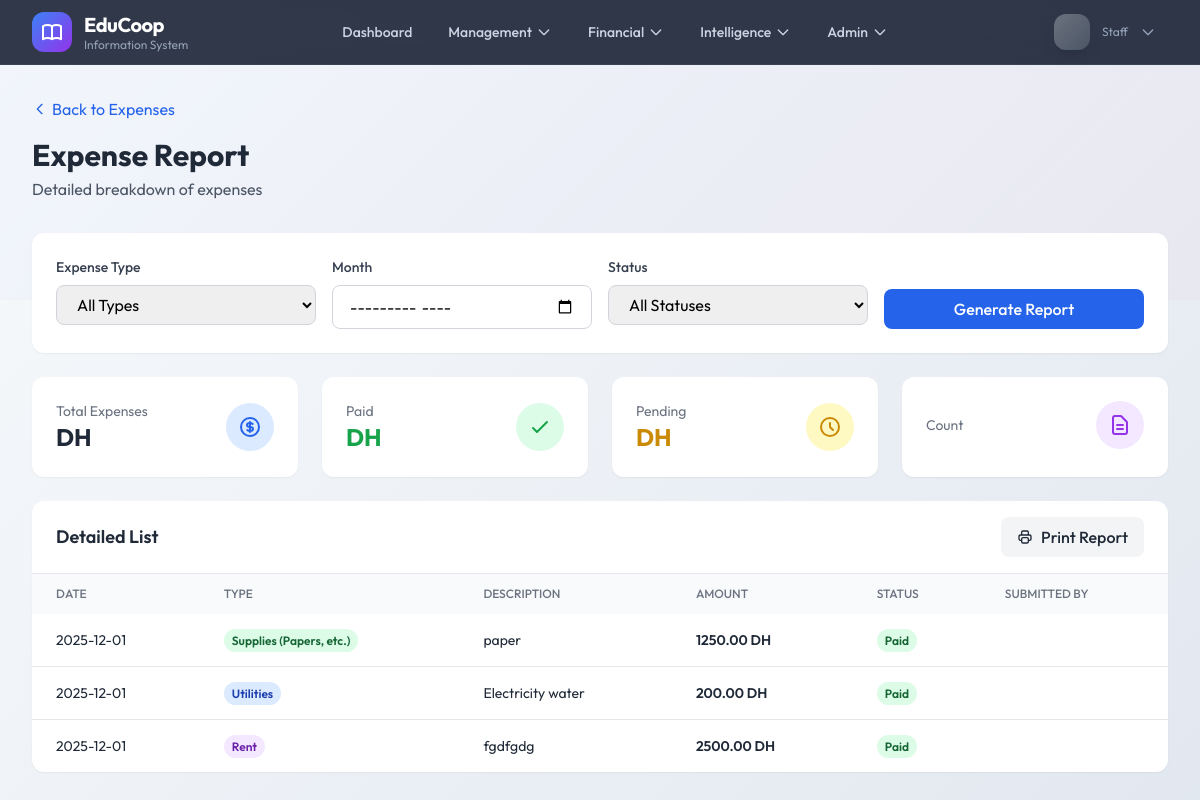
Before: /expenses/report/ (signed in) with the older database file.
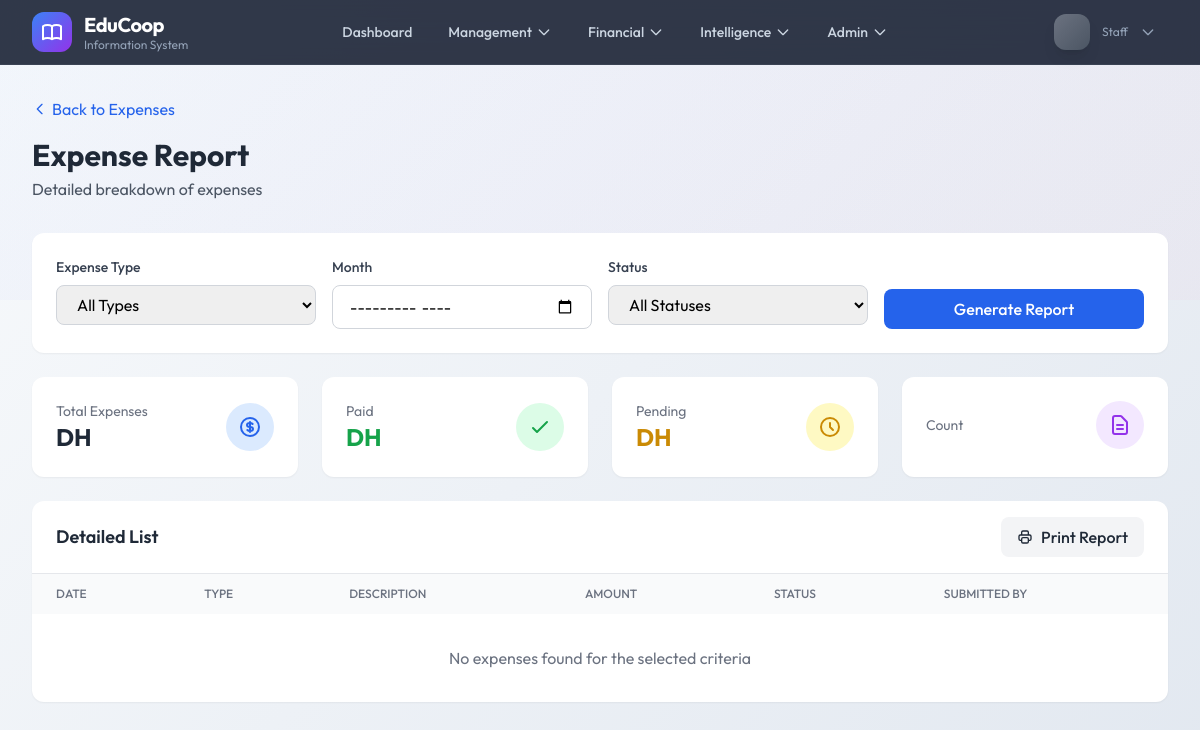
After: the same page with the newer database file.
### core/models.py (models this page shows, shortened)
class Expense(models.Model):
    EXPENSE_TYPE_CHOICES = [
        ('rent', 'Rent'),
        ('utilities', 'Utilities'),
        ('supplies', 'Supplies (Papers, etc.)'),
        ('maintenance', 'Maintenance'),
        ('marketing', 'Marketing'),
        ('insurance', 'Insurance'),
        ('salaries', 'Administrative Salaries'),
        ('technology', 'Technology/Software'),
        ('other', 'Other'),
    ]
    STATUS_CHOICES = [
        ('pending', 'Pending'),
        ('approved', 'Approved'),
        ('paid', 'Paid'),
        ('rejected', 'Rejected'),
    ]
    expense_type = models.CharField(max_length=20, choices=EXPENSE_TYPE_CHOICES)
    category = models.ForeignKey(
        ExpenseCategory,
        on_delete=models.SET_NULL,
        null=True,
        blank=True,
        related_name='expenses'
    )
    description = models.TextField()
    amount = models.DecimalField(
        max_digits=10,
        decimal_places=2,
        validators=[MinValueValidator(Decimal('0.01'))]
    )
    expense_date = models.DateField(default=date.today)
    month = models.DateField(help_text="First day of the billing month")
    status = models.CharField(max_length=20, choices=STATUS_CHOICES, default='pending')
    submitted_by = models.ForeignKey(
        User,
        on_delete=models.SET_NULL,
        null=True,
        related_name='submitted_expenses'
    )
    approved_by = models.ForeignKey(
        User,
        on_delete=models.SET_NULL,
        null=True,
        blank=True,
        related_name='approved_expenses'
    )
    approval_date = models.DateField(null=True, blank=True)
    paid_date = models.DateField(null=True, blank=True)
    payment_method = models.CharField(max_length=50, blank=True)
    receipt_number = models.CharField(max_length=100, blank=True)
    receipt_file = models.FileField(upload_to='expenses/receipts/', null=True, blank=True)
    notes = models.TextField(blank=True)
    created_at = models.DateTimeField(auto_now_add=True)
    updated_at = models.DateTimeField(auto_now=True)
    class Meta:
        ordering = ['-expense_date', '-created_at']

### core/views.py (the view)
@login_required
@accountant_required
def expense_report(request):
    start_date = request.GET.get('start_date')
    end_date = request.GET.get('end_date')
    expenses = Expense.objects.filter(status='paid')
    if start_date:
        expenses = expenses.filter(expense_date__gte=start_date)
    if end_date:
        expenses = expenses.filter(expense_date__lte=end_date)
    by_type = expenses.values('expense_type').annotate(
        total=Sum('amount'),
        count=Count('id')
    ).order_by('-total')
    by_month = expenses.values('month').annotate(
        total=Sum('amount'),
        count=Count('id')
    ).order_by('-month')[:12]
    total = expenses.aggregate(total=Sum('amount'))['total'] or Decimal('0')
    context = {
        'expenses': expenses[:100],
        'by_type': by_type,
        'by_month': by_month,
        'total': total,
        'start_date': start_date,
        'end_date': end_date,
    }
    return render(request, 'core/expense_report.html', context)

### core/context_processors.py (called while the page is built)
def user_permissions(request):
    if request.user.is_authenticated:
        return {
            'user_is_admin': request.user.is_admin,
            'user_is_manager': request.user.is_manager,
            'user_is_accountant': request.user.can_view_financials,
            'user_is_instructor': request.user.role == 'instructor',
            'user_is_staff': request.user.role == 'staff',
            'user_can_manage_students': request.user.role in ['staff', 'manager', 'admin'],
            'user_can_manage_courses': request.user.is_manager,
            'user_can_view_payments': request.user.role != 'instructor',
            'user_can_manage_payments': request.user.can_view_financials,
        }
    return {}

### core/models.py (called while the page is built)
    @property
    def is_admin(self):
        return self.role == 'admin' or self.is_superuser

    @property
    def is_manager(self):
        return self.role in ['admin', 'manager'] or self.is_superuser

    @property
    def can_view_financials(self):
        return self.role in ['admin', 'manager', 'accountant'] or self.is_superuser

### templates/core/expense_report.html (shortened to what the changed rows need)
{% extends 'base.html' %}
{% block content %}
<div class="mb-8">
    <h1 class="text-3xl font-bold text-gray-800">Expense Report</h1>
</div>
<div class="bg-white rounded-xl shadow-sm overflow-hidden">
    <div class="px-6 py-4 border-b border-gray-200 flex justify-between items-center">
        <h2 class="text-lg font-semibold text-gray-800">Detailed List</h2>
    </div>
    <div class="overflow-x-auto">
        <table class="w-full">
            <thead class="bg-gray-50">
                <tr>
                    <th class="px-6 py-3 text-left text-xs font-medium text-gray-500 uppercase">Date</th>
                    <th class="px-6 py-3 text-left text-xs font-medium text-gray-500 uppercase">Type</th>
                    <th class="px-6 py-3 text-left text-xs font-medium text-gray-500 uppercase">Description</th>
                    <th class="px-6 py-3 text-left text-xs font-medium text-gray-500 uppercase">Amount</th>
                    <th class="px-6 py-3 text-left text-xs font-medium text-gray-500 uppercase">Status</th>
                    <th class="px-6 py-3 text-left text-xs font-medium text-gray-500 uppercase">Submitted By</th>
                </tr>
            </thead>
            <tbody class="divide-y divide-gray-200">
                {% for expense in expenses %}
                <tr class="hover:bg-gray-50">
                    <td class="px-6 py-4 text-sm text-gray-800">{{ expense.expense_date|date:"Y-m-d" }}</td>
                    <td class="px-6 py-4 text-sm">
                        <span class="px-2 py-1 text-xs font-semibold rounded-full
                            {% if expense.expense_type == 'rent' %}bg-purple-100 text-purple-800
                            {% elif expense.expense_type == 'utilities' %}bg-blue-100 text-blue-800
                            {% elif expense.expense_type == 'supplies' %}bg-green-100 text-green-800
                            {% else %}bg-gray-100 text-gray-800{% endif %}">
                            {{ expense.get_expense_type_display }}
                        </span>
                    </td>
                    <td class="px-6 py-4 text-sm text-gray-800">{{ expense.description|truncatewords:10 }}</td>
                    <td class="px-6 py-4 text-sm font-semibold text-gray-800">{{ expense.amount|floatformat:2 }} DH</td>
                    <td class="px-6 py-4 text-sm">
                        <span class="px-2 py-1 text-xs font-semibold rounded-full
                            {% if expense.status == 'paid' %}bg-green-100 text-green-800
                            {% elif expense.status == 'approved' %}bg-blue-100 text-blue-800
                            {% elif expense.status == 'pending' %}bg-yellow-100 text-yellow-800
                            {% else %}bg-red-100 text-red-800{% endif %}">
                            {{ expense.get_status_display }}
                        </span>
                    </td>
                    <td class="px-6 py-4 text-sm text-gray-800">{{ expense.submitted_by.get_full_name }}</td>
                </tr>
                {% empty %}
                <tr>
                    <td colspan="6" class="px-6 py-8 text-center text-gray-500">
                        No expenses found for the selected criteria
                    </td>
                </tr>
                {% endfor %}
            </tbody>
        </table>
    </div>
</div>
{% endblock %}

Changed rows visible on the page:
removed Expense: expense_date "2025-12-01", expense_type "Supplies (Papers, etc.)", description "paper", amount "1250.00", status "Paid"
removed Expense: expense_date "2025-12-01", expense_type "Utilities", description "Electricity water", amount "200.00", status "Paid"
removed Expense: expense_date "2025-12-01", expense_type "Rent", description "fgdfgdg", amount "2500.00", status "Paid"
Other visible differences:
text now shown: "No expenses found for the selected criteria"
